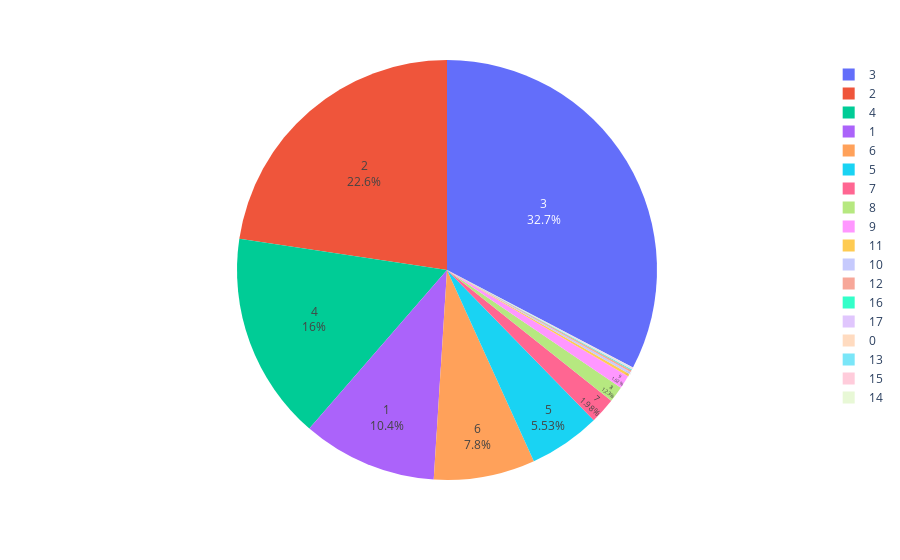

Notebook cell for this chart:
### Code cell
import plotly.express as px
# This dataframe has 244 lines, but 4 distinct values for `day`
# df = px.data.tips()
fig = px.pie(dataPlot, values='percentage', names='word_number')
fig.update_traces(textposition='inside', textinfo='percent+label')
fig.show()

### Figure 1 — Plotly figure (JSON) as saved in the notebook; plotly's stock layout.template omitted (floating-point values rounded to 4 significant figures)
{"data": [{"domain": {"x": [0, 1], "y": [0, 1]}, "hoverlabel": {"namelength": 0}, "hovertemplate": "word_number=%{label}<br>percentage=%{value}", "labels": [0, 1, 2, 3, 4, 5, 6, 7, 8, 9, 10, 11, 12, 13, 14, 15, 16, 17], "legendgroup": "", "name": "", "showlegend": true, "textinfo": "percent+label", "textposition": "inside", "type": "pie", "values": [2, 617, 1347, 1946, 952, 329, 464, 118, 73, 61, 11, 12, 8, 2, 1, 2, 4, 3]}], "layout": {"legend": {"tracegroupgap": 0}, "margin": {"t": 60}}}
